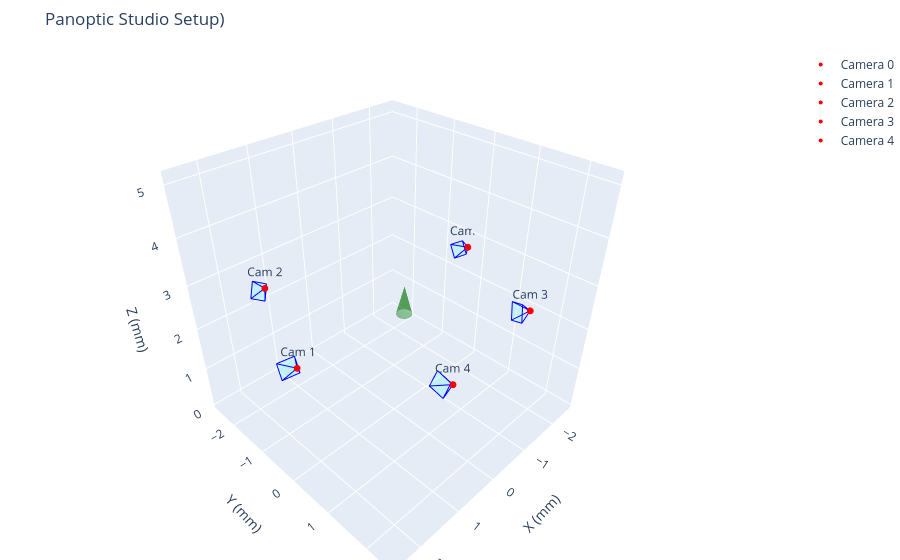

This figure's notebook cell:
### Code cell
cameras_raw = read_calibration_raw('calibration_raw.json')
extrinsic_matrices = extract_extrinsics(cameras_raw)    # Shape (n, 4, 4) <class 'numpy.ndarray'>
extrinsic_matrices = invert_extrinsics(extrinsic_matrices)
camera_matrices = extract_camera_matrices(cameras_raw)  # Shape (n, 3, 3) <class 'numpy.ndarray'>
distortion_coefficients = extract_distortion_coefficients(cameras_raw) # Shape (n, 5) <class 'numpy.ndarray'>

save_calibration_panoptic('calibration.json', extrinsic_matrices, camera_matrices, distortion_coefficients)

# --

cameras_panoptic = read_calibration_panoptic('calibration.json')
visualize_panoptic_setup(cameras_panoptic)

### Figure 1 — Plotly figure (JSON) as saved in the notebook; plotly's stock layout.template omitted (floating-point values rounded to 4 significant figures)
{"data": [{"line": {"color": "blue", "width": 2}, "mode": "lines", "showlegend": false, "type": "scatter3d", "x": [-2.469, -2.634], "y": [-0.2689, -0.4198], "z": [2.736, 2.432]}, {"line": {"color": "blue", "width": 2}, "mode": "lines", "showlegend": false, "type": "scatter3d", "x": [-2.469, -2.676], "y": [-0.2689, -0.5803], "z": [2.736, 2.685]}, {"line": {"color": "blue", "width": 2}, "mode": "lines", "showlegend": false, "type": "scatter3d", "x": [-2.469, -2.325], "y": [-0.2689, -0.6171], "z": [2.736, 2.719]}, {"line": {"color": "blue", "width": 2}, "mode": "lines", "showlegend": false, "type": "scatter3d", "x": [-2.469, -2.283], "y": [-0.2689, -0.4567], "z": [2.736, 2.467]}, {"line": {"color": "blue", "width": 2}, "mode": "lines", "showlegend": false, "type": "scatter3d", "x": [-2.634, -2.676, -2.325, -2.283, -2.634], "y": [-0.4198, -0.5803, -0.6171, -0.4567, -0.4198], "z": [2.432, 2.685, 2.719, 2.467, 2.432]}, {"color": "cyan", "i": [0, 0], "j": [1, 2], "k": [2, 3], "name": "Cam 0 FOV", "opacity": 0.15, "type": "mesh3d", "x": [-2.634, -2.676, -2.325, -2.283], "y": [-0.4198, -0.5803, -0.6171, -0.4567], "z": [2.432, 2.685, 2.719, 2.467]}, {"marker": {"color": "red", "size": 4}, "mode": "markers+text", "name": "Camera 0", "text": ["Cam 0"], "textposition": "top center", "type": "scatter3d", "x": [-2.469], "y": [-0.2689], "z": [2.736]}, {"line": {"color": "blue", "width": 2}, "mode": "lines", "showlegend": false, "type": "scatter3d", "x": [2.467, 2.625], "y": [0.2632, -0.07546], "z": [2.737, 2.72]}, {"line": {"color": "blue", "width": 2}, "mode": "lines", "showlegend": false, "type": "scatter3d", "x": [2.467, 2.658], "y": [0.2632, 0.07844], "z": [2.737, 2.474]}, {"line": {"color": "blue", "width": 2}, "mode": "lines", "showlegend": false, "type": "scatter3d", "x": [2.467, 2.312], "y": [0.2632, 0.09807], "z": [2.737, 2.44]}, {"line": {"color": "blue", "width": 2}, "mode": "lines", "showlegend": false, "type": "scatter3d", "x": [2.467, 2.279], "y": [0.2632, -0.05583], "z": [2.737, 2.686]}, {"line": {"color": "blue", "width": 2}, "mode": "lines", "showlegend": false, "type": "scatter3d", "x": [2.625, 2.658, 2.312, 2.279, 2.625], "y": [-0.07546, 0.07844, 0.09807, -0.05583, -0.07546], "z": [2.72, 2.474, 2.44, 2.686, 2.72]}, {"color": "cyan", "i": [0, 0], "j": [1, 2], "k": [2, 3], "name": "Cam 1 FOV", "opacity": 0.15, "type": "mesh3d", "x": [2.625, 2.658, 2.312, 2.279], "y": [-0.07546, 0.07844, 0.09807, -0.05583], "z": [2.72, 2.474, 2.44, 2.686]}, {"marker": {"color": "red", "size": 4}, "mode": "markers+text", "name": "Camera 1", "text": ["Cam 1"], "textposition": "top center", "type": "scatter3d", "x": [2.467], "y": [0.2632], "z": [2.737]}, {"line": {"color": "blue", "width": 2}, "mode": "lines", "showlegend": false, "type": "scatter3d", "x": [1.473, 1.693], "y": [-2.015, -2.212], "z": [2.729, 2.499]}, {"line": {"color": "blue", "width": 2}, "mode": "lines", "showlegend": false, "type": "scatter3d", "x": [1.473, 1.449], "y": [-2.015, -2.115], "z": [2.729, 2.369]}, {"line": {"color": "blue", "width": 2}, "mode": "lines", "showlegend": false, "type": "scatter3d", "x": [1.473, 1.257], "y": [-2.015, -2.29], "z": [2.729, 2.599]}, {"line": {"color": "blue", "width": 2}, "mode": "lines", "showlegend": false, "type": "scatter3d", "x": [1.473, 1.501], "y": [-2.015, -2.387], "z": [2.729, 2.729]}, {"line": {"color": "blue", "width": 2}, "mode": "lines", "showlegend": false, "type": "scatter3d", "x": [1.693, 1.449, 1.257, 1.501, 1.693], "y": [-2.212, -2.115, -2.29, -2.387, -2.212], "z": [2.499, 2.369, 2.599, 2.729, 2.499]}, {"color": "cyan", "i": [0, 0], "j": [1, 2], "k": [2, 3], "name": "Cam 2 FOV", "opacity": 0.15, "type": "mesh3d", "x": [1.693, 1.449, 1.257, 1.501], "y": [-2.212, -2.115, -2.29, -2.387], "z": [2.499, 2.369, 2.599, 2.729]}, {"marker": {"color": "red", "size": 4}, "mode": "markers+text", "name": "Camera 2", "text": ["Cam 2"], "textposition": "top center", "type": "scatter3d", "x": [1.473], "y": [-2.015], "z": [2.729]}, {"line": {"color": "blue", "width": 2}, "mode": "lines", "showlegend": false, "type": "scatter3d", "x": [-1.465, -1.67], "y": [1.998, 1.708], "z": [2.749, 2.631]}, {"line": {"color": "blue", "width": 2}, "mode": "lines", "showlegend": false, "type": "scatter3d", "x": [-1.465, -1.431], "y": [1.998, 1.627], "z": [2.749, 2.785]}, {"line": {"color": "blue", "width": 2}, "mode": "lines", "showlegend": false, "type": "scatter3d", "x": [-1.465, -1.227], "y": [1.998, 1.787], "z": [2.749, 2.551]}, {"line": {"color": "blue", "width": 2}, "mode": "lines", "showlegend": false, "type": "scatter3d", "x": [-1.465, -1.466], "y": [1.998, 1.868], "z": [2.749, 2.397]}, {"line": {"color": "blue", "width": 2}, "mode": "lines", "showlegend": false, "type": "scatter3d", "x": [-1.67, -1.431, -1.227, -1.466, -1.67], "y": [1.708, 1.627, 1.787, 1.868, 1.708], "z": [2.631, 2.785, 2.551, 2.397, 2.631]}, {"color": "cyan", "i": [0, 0], "j": [1, 2], "k": [2, 3], "name": "Cam 3 FOV", "opacity": 0.15, "type": "mesh3d", "x": [-1.67, -1.431, -1.227, -1.466], "y": [1.708, 1.627, 1.787, 1.868], "z": [2.631, 2.785, 2.551, 2.397]}, {"marker": {"color": "red", "size": 4}, "mode": "markers+text", "name": "Camera 3", "text": ["Cam 3"], "textposition": "top center", "type": "scatter3d", "x": [-1.465], "y": [1.998], "z": [2.749]}, {"line": {"color": "blue", "width": 2}, "mode": "lines", "showlegend": false, "type": "scatter3d", "x": [1.001, 0.9458], "y": [2.276, 1.908], "z": [2.739, 2.764]}, {"line": {"color": "blue", "width": 2}, "mode": "lines", "showlegend": false, "type": "scatter3d", "x": [1.001, 1.21], "y": [2.276, 1.979], "z": [2.739, 2.653]}, {"line": {"color": "blue", "width": 2}, "mode": "lines", "showlegend": false, "type": "scatter3d", "x": [1.001, 1.056], "y": [2.276, 2.146], "z": [2.739, 2.394]}, {"line": {"color": "blue", "width": 2}, "mode": "lines", "showlegend": false, "type": "scatter3d", "x": [1.001, 0.7919], "y": [2.276, 2.074], "z": [2.739, 2.505]}, {"line": {"color": "blue", "width": 2}, "mode": "lines", "showlegend": false, "type": "scatter3d", "x": [0.9458, 1.21, 1.056, 0.7919, 0.9458], "y": [1.908, 1.979, 2.146, 2.074, 1.908], "z": [2.764, 2.653, 2.394, 2.505, 2.764]}, {"color": "cyan", "i": [0, 0], "j": [1, 2], "k": [2, 3], "name": "Cam 4 FOV", "opacity": 0.15, "type": "mesh3d", "x": [0.9458, 1.21, 1.056, 0.7919], "y": [1.908, 1.979, 2.146, 2.074], "z": [2.764, 2.653, 2.394, 2.505]}, {"marker": {"color": "red", "size": 4}, "mode": "markers+text", "name": "Camera 4", "text": ["Cam 4"], "textposition": "top center", "type": "scatter3d", "x": [1.001], "y": [2.276], "z": [2.739]}, {"color": "green", "i": [0, 1, 2, 3, 4, 5, 6, 7, 8, 9, 10, 11, 12, 13, 14, 15, 16, 17, 18], "j": [1, 2, 3, 4, 5, 6, 7, 8, 9, 10, 11, 12, 13, 14, 15, 16, 17, 18, 19], "k": [20, 20, 20, 20, 20, 20, 20, 20, 20, 20, 20, 20, 20, 20, 20, 20, 20, 20, 20], "name": "Z-Axis Pointer", "opacity": 0.4, "type": "mesh3d", "x": [0.3498, 0.3418, 0.3185, 0.2826, 0.2378, 0.1891, 0.1418, 0.1009, 0.07085, 0.05499, 0.05499, 0.07085, 0.1009, 0.1418, 0.1891, 0.2378, 0.2826, 0.3185, 0.3418, 0.3498, 0.2014], "y": [0.4509, 0.4991, 0.5421, 0.5751, 0.5948, 0.5988, 0.5868, 0.5601, 0.5215, 0.4753, 0.4265, 0.3803, 0.3417, 0.315, 0.303, 0.307, 0.3266, 0.3597, 0.4027, 0.4509, 0.4509], "z": [2.738, 2.738, 2.738, 2.738, 2.738, 2.738, 2.738, 2.738, 2.738, 2.738, 2.738, 2.738, 2.738, 2.738, 2.738, 2.738, 2.738, 2.738, 2.738, 2.738, 3.332]}], "layout": {"margin": {"b": 0, "l": 0, "r": 0, "t": 50}, "scene": {"aspectmode": "cube", "xaxis": {"range": [-2.676, 2.658], "title": {"text": "X (mm)"}}, "yaxis": {"range": [-2.722, 2.611], "title": {"text": "Y (mm)"}}, "zaxis": {"range": [-0.0895, 5.244], "title": {"text": "Z (mm)"}}}, "title": {"text": "Panoptic Studio Setup)"}}}
